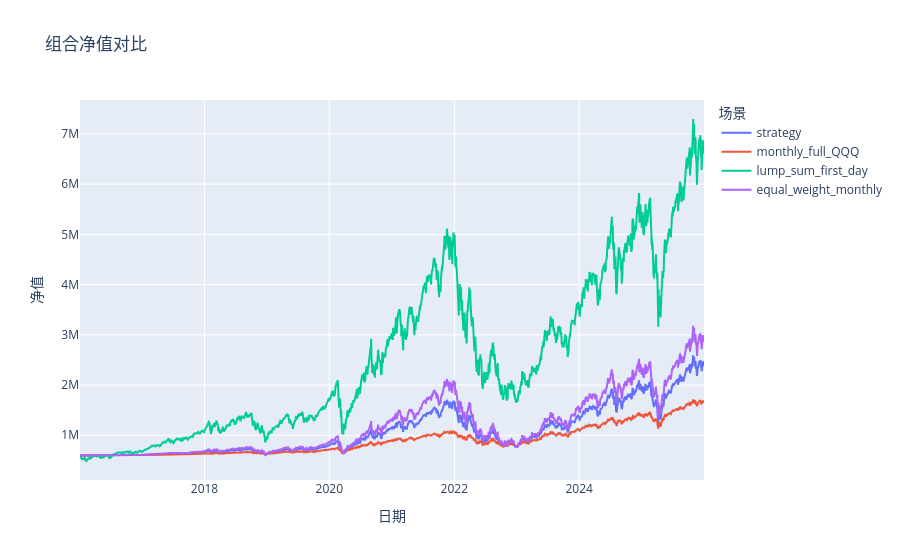

Notebook code cell kept with this figure:
### Code cell
fig_equity_comparison(results).show()

### Figure 1 — Plotly figure (JSON) as saved in the notebook; plotly's stock layout.template omitted (floating-point values rounded to 4 significant figures; data arrays with more than 128 entries replaced by an {"elided": "..."} marker saying what was removed)
{"data": [{"mode": "lines", "name": "strategy", "type": "scatter", "x": {"elided": "2514 str values"}, "y": {"elided": "2514 float values"}}, {"mode": "lines", "name": "monthly_full_QQQ", "type": "scatter", "x": {"elided": "2514 str values"}, "y": {"elided": "2514 float values"}}, {"mode": "lines", "name": "lump_sum_first_day", "type": "scatter", "x": {"elided": "2514 str values"}, "y": {"elided": "2514 float values"}}, {"mode": "lines", "name": "equal_weight_monthly", "type": "scatter", "x": {"elided": "2514 str values"}, "y": {"elided": "2514 float values"}}], "layout": {"hovermode": "x unified", "legend": {"title": {"text": "场景"}}, "title": {"text": "组合净值对比"}, "xaxis": {"title": {"text": "日期"}}, "yaxis": {"title": {"text": "净值"}}}}
